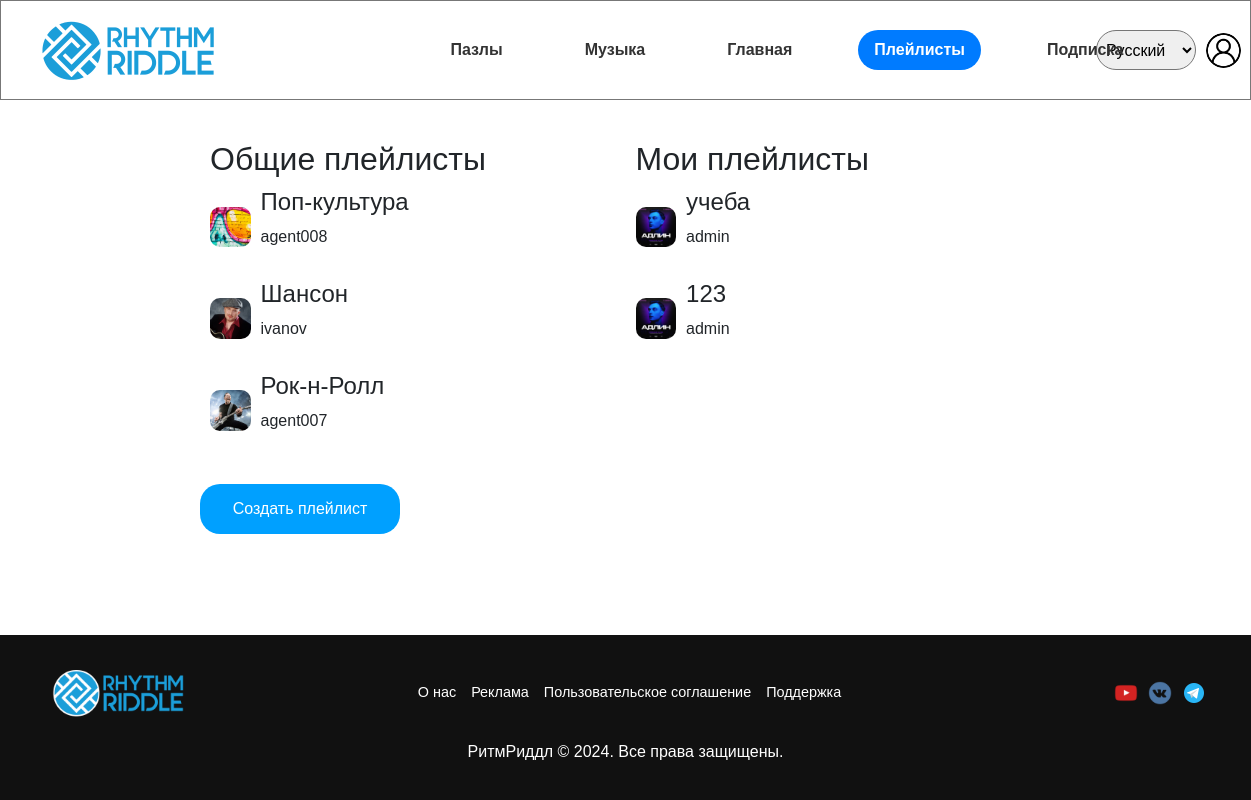
The page /main/playlists (signed in) on the database as committed earlier.
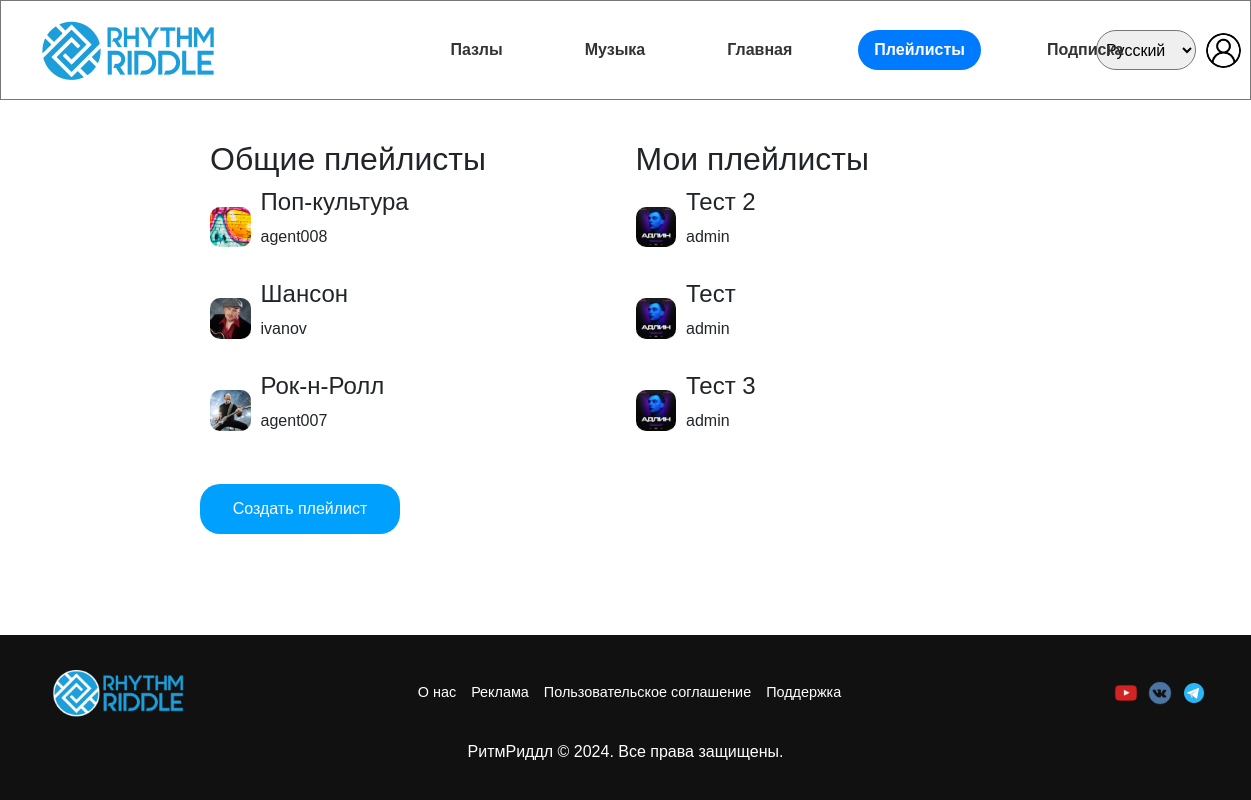
The same page on the database as committed later.
### main/models.py (models this page shows, shortened)
class Playlist(models.Model):
    title = models.CharField(max_length=255)
    cover = models.ImageField(upload_to='covers/')
    owner = models.ForeignKey(User, on_delete=models.CASCADE)
    songs = models.ManyToManyField('Song', blank=True)
    class Meta:
        verbose_name = 'Плейлист'
        verbose_name_plural = 'Плейлисты'

### main/views.py (the view)
# urls.py: path('/playlists', views.playlists, name='playlists'), # Плейлисты
@login_required
def playlists(request):
    my_playlists = Playlist.objects.filter(owner=request.user)
    shared_playlists = Playlist.objects.exclude(owner=request.user)
    return render(request, 'main/playlists.html', {
        'my_playlists': my_playlists,
        'shared_playlists': shared_playlists,
    })

### main/templates/main/playlists.html (shortened to what this page needs)
{% extends 'main/layout.html' %}
{% load static %}
{% block extrastyles %}
    <link rel="stylesheet" href="{% static 'main/css/playlists.css' %}">
{% endblock %}
{% block content %}
    <div class="playlists-container">
        <div class="playlists-column">
            <h2>Общие плейлисты</h2>
            <div class="playlists">
                {% for playlist in shared_playlists %}
                    <div class="playlist-item" onclick="window.location.href='{% url 'playlist_detail' playlist.id %}'">
                        <img style="width: 10%; border-radius: 10px" src="{{ playlist.cover.url }}" alt="Обложка {{ playlist.title }}">
                        <div class="playlist-info">
                            <h4>{{ playlist.title }}</h4>
                            <p>{{ playlist.owner.username }}</p>
                        </div>
                    </div>
                {% empty %}
                    <p>У вас нет общих плейлистов.</p>
                {% endfor %}
            </div>
        </div>
        <div class="playlists-column">
            <h2>Мои плейлисты</h2>
            <div class="playlists">
                {% for playlist in my_playlists %}
                    <div class="playlist-item" onclick="window.location.href='{% url 'playlist_detail' playlist.id %}'">
                        <img style="width: 10%; border-radius: 10px" src="{{ playlist.cover.url }}" alt="Обложка {{ playlist.title }}">
                        <div class="playlist-info">
                            <h4>{{ playlist.title }}</h4>
                            <p>{{ playlist.owner.username }}</p>
                        </div>
                    </div>
                {% empty %}
                    <p>У вас нет никаких плейлистов.</p>
                {% endfor %}
            </div>
        </div>
    </div>
    <button id="createPlaylistBtn">Создать плейлист</button>
{% endblock %}

### main/templates/main/layout.html (shortened to what this page needs)
{% load static %}
<!doctype html>
<html lang="ru">
<head>
    <link rel="stylesheet" href="https://stackpath.bootstrapcdn.com/bootstrap/4.5.2/css/bootstrap.min.css">
    <link rel="stylesheet" href="{% static 'start/css/footer.css' %}">
    <link rel="stylesheet" href="{% static 'start/css/header.css' %}">
    <link rel="stylesheet" href="{% static 'start/css/layout.css' %}">
    <link rel="stylesheet" href="https://cdn.jsdelivr.net/npm/bootstrap-icons@1.11.3/font/bootstrap-icons.min.css">
    <link rel="stylesheet" href="https://cdn.jsdelivr.net/npm/@fortawesome/fontawesome-free@6.6.0/css/fontawesome.min.css">
    {% block extrastyles %}
    {% endblock %}
</head>
<body>
<header>
    <nav class="header-nav">
        <div class="logo">
            <a href="{% url 'index' %}">
            <img src="{% static 'start/img/rhythmeriddle.png' %}">
            </a>
        </div>
        <ul class="menu">
            <li><a href="{% url 'puzzle' %}" class="nav-link">Пазлы</a></li>
            <li><a href="{% url 'search' %}" class="nav-link">Музыка</a></li>
            <li><a href="{% url 'feed' %}" class="nav-link">Главная</a></li>
            <li><a href="{% url 'playlists' %}" class="nav-link">Плейлисты</a></li>
            <li><a href="{% url 'subscription' %}" class="nav-link">Подписка</a></li>
        </ul>
    </nav>
    <select id="country">
        <option value="russia">Русский</option>
    </select>
    <div class="header-user-icon" id="user-menu-toggle">
        <img src="{% static 'start/img/user-icon.png' %}" />
    </div>
</header>
<main>
    {% block content %}
    {% endblock %}
</main>
<footer class="footer">
    <div class="footer-container">
        <div class="footer-logo">
            <img src="{% static 'start/img/rhythmeriddle.png' %}">
        </div>
        <div class="footer-links">
            <a href="{% url 'about' %}">О нас</a>
            <a href="{% url 'advertising' %}">Реклама</a>
            <a href="{% url 'rules' %}">Пользовательское соглашение</a>
            <a href="{% url 'support' %}">Поддержка</a>
        </div>
        <div class="footer-socials">
            <a href="#"><img src="{% static 'start/img/yt.png' %}" alt="YouTube"></a>
            <a href="#"><img src="{% static 'start/img/vk.png' %}" alt="VK"></a>
            <a href="#"><img src="{% static 'start/img/tg1.png' %}" alt="Telegram"></a>
        </div>
    </div>
    <p class="footer-copyright">РитмРиддл © 2024. Все права защищены.</p>
</footer>
</body>
</html>

### start/static/start/css/footer.css (style rules this page uses)
html, body { margin: 0; height: 100%; }
.footer { position:sticky; background-color: #111; color: #fff; padding: 20px 0; text-align: center; height:auto; top:100px; }
.footer-container { display: flex; justify-content: space-between; align-items: center; max-width: 1200px; margin: 0 auto; padding: 0 20px; flex-wrap: wrap; }
.footer-logo { font-size: 1.5em; font-weight: bold; color: #00A0FF; }
.footer-links { display: flex; gap: 15px; margin-left: -50px; }
.footer-links a { color: #fff; text-decoration: none; font-size: 0.9em; }
.footer-socials { display: flex; gap: 10px; }
.footer-socials a { color:white; }
.footer-socials a img { width: 24px; height: 24px; }
.footer-socials a { display: inline-block; }
.footer-container { display: flex; justify-content: space-between; align-items: center; flex-wrap: wrap; }
.footer-copyright { margin-top: 10px; }
.footer-logo img { width:150px; }

### start/static/start/css/header.css (style rules this page uses)
header { background-color: #ffffff; border-bottom: 10px solid #e0e0e0; padding: 10px 30px; display: flex; align-items: center; justify-content: space-between; position: sticky; height:100px; top: 0; z-index: 1000; border: 0.5px solid #777; }
* { margin: 0; padding: 0; box-sizing: border-box; }
.header-nav { width: 100%; }
.menu { list-style: none; display: flex; margin: 0; padding: 0; }
.logo img { width:200px; height:100px; font-size: 1.5em; font-weight: bold; color: #00A0FF; top:20px; position:relative; }
.logo { width:200px; height:100px; }
.header-nav .menu { display: flex; list-style: none; gap: 20px; justify-content:center; width:80%; margin-left:330px; position:relative; top:-50px; }
.header-nav .menu li a { text-decoration: none; font-weight: bold; transition: color 0.3s; }
select#country { width: 100px; height: 40px; font-size: 16px; padding: 5px; border-radius: 40px; margin-right:10px; }
.header-user-icon img { height: 35px; width: 35px; border-radius: 50%; cursor: pointer; float:right; }
.nav-link.active { background-color: #007BFF; font-weight: bold; color: #fff; border-radius: 4px; }
.header-user-icon { position: relative; }

### start/static/start/css/layout.css (style rules this page uses)
html, body { height: 100%; margin: 0; display: flex; flex-direction: column; }
main { flex: 1; }
nav .menu { display: flex; list-style: none; }
nav .menu li { margin: 0 15px; }
nav .menu li a { text-decoration: none; color: #333; font-weight: bold; }
.nav-link.active { color: #FFFFFF; background-color: #007bff; text-decoration: none; border-radius: 20px; }

### main/static/main/css/playlists.css (style rules this page uses)
body { font-family:Arial, sans-serif; }
button#createPlaylistBtn { padding: 10px 20px; background-color: #00A0FF; color: #fff; border: none; border-radius: 20px; cursor: pointer; width:200px; height:50px; }
.playlists-container { display: flex; justify-content: space-between; margin: 20px 0; }
.playlists-column { flex: 1; margin: 0 10px; }
.playlists { margin-top: 10px; }
.playlist-item { cursor: pointer; display: flex; align-items: center; margin-bottom: 15px; }
.playlist-info { margin-left: 10px; }
main { margin: 20px 200px; }

Rows that differ between the two databases and show on the page:
changed Playlist: title "учеба" → "Тест 2"
changed Playlist: title "123" → "Тест"
added Playlist: cover (picture), title "Тест 3", owner.username "admin", shown under "Мои плейлисты"
